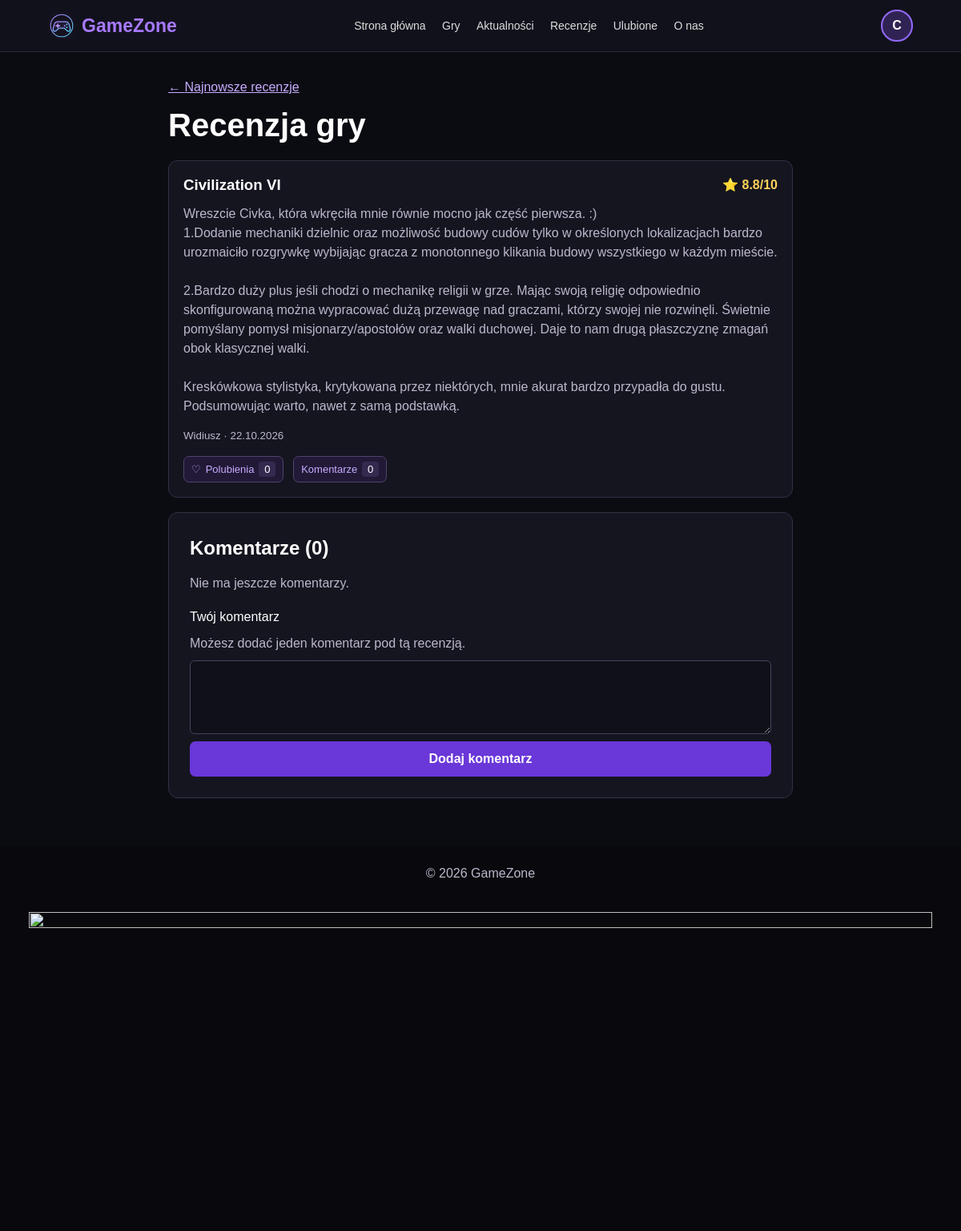
Page /php/review.php?id=7 (signed in) on the committed database.
### tables this page shows
CREATE TABLE `users` (
  `id` int(11) NOT NULL,
  `username` varchar(50) NOT NULL,
  `email` varchar(190) NOT NULL,
  `password` varchar(255) NOT NULL DEFAULT '',
  `created_at` timestamp NOT NULL DEFAULT current_timestamp(),
  `avatar_path` varchar(255) DEFAULT NULL
);

CREATE TABLE `reviews` (
  `id` int(11) NOT NULL,
  `game_id` int(11) NOT NULL,
  `author` varchar(100) NOT NULL,
  `user_id` int(11) NOT NULL,
  `content` text NOT NULL,
  `rating` decimal(3,1) NOT NULL,
  `created_at` timestamp NOT NULL DEFAULT current_timestamp()
);

CREATE TABLE `games` (
  `id` int(11) NOT NULL,
  `category_id` int(11) NOT NULL,
  `name` varchar(150) NOT NULL,
  `description` text NOT NULL,
  `image` varchar(500) DEFAULT NULL,
  `rating` decimal(3,1) DEFAULT 0.0,
  `created_at` timestamp NOT NULL DEFAULT current_timestamp()
);

### php/reviews.php (called while the page is built, shortened)
<?php
function reviewInteractionsAvailable(): bool
{
    static $available = null;
    if ($available === null) {
        $tables = getRow("SELECT COUNT(*) AS total FROM information_schema.TABLES
                          WHERE TABLE_SCHEMA = DATABASE()
                            AND TABLE_NAME IN ('review_likes', 'review_comments')");
        $available = (int) ($tables['total'] ?? 0) === 2;
    }
    return $available;
}
function fetchReviews(int $viewer, ?int $author = null, ?int $reviewId = null): array
{
    $interactions = reviewInteractionsAvailable();
    $counts = $interactions
        ? '(SELECT COUNT(*) FROM review_likes AS l WHERE l.review_id = r.id) AS like_count,
           (SELECT COUNT(*) FROM review_comments AS c WHERE c.review_id = r.id) AS comment_count,
           (mine.user_id IS NOT NULL) AS liked'
        : '0 AS like_count, 0 AS comment_count, 0 AS liked';
    $query = 'SELECT r.id, r.game_id, r.user_id, r.author, r.rating, r.content, r.created_at,
                     g.name AS game_name, ' . $counts . '
              FROM reviews AS r
              JOIN games AS g ON g.id = r.game_id';
    $where = [];
    $params = [];
    if ($interactions) {
        $query .= ' LEFT JOIN review_likes AS mine ON mine.review_id = r.id AND mine.user_id = ?';
        $params[] = $viewer;
    }
    if ($reviewId !== null) {
        $where[] = 'r.id = ?';
        $params[] = $reviewId;
    }
    if ($where) $query .= ' WHERE ' . implode(' AND ', $where);
    return getRows($query . ' ORDER BY r.created_at DESC, r.id DESC', $params);
}
function reviewPageUrl(int $id, string $from, array $params = [], string $fragment = ''): string
{
    return 'review.php?' . http_build_query(['id' => $id] + ($from === 'profile' ? ['from' => 'profile'] : []) + $params) . $fragment;
}
    ?>

### php/footer-ads.php (called while the page is built, shortened)
<?php
function nextFooterAd(array $rows, ?string $previousUrl): ?array
{
    $ads = [];
    foreach ($rows as $row) {
        $url = trim((string) $row['target_url']);
        $scheme = strtolower((string) parse_url($url, PHP_URL_SCHEME));
        if (!isset($ads[$url])) {
            $row['target_url'] = $url;
            $ads[$url] = $row;
        }
    }
    $urls = array_keys($ads);
    $last = array_search($previousUrl, $urls, true);
    $next = $last === false ? 0 : ($last + 1) % count($urls);
    return $ads[$urls[$next]];
}
function footerAdForPage(): ?array
{
    $pdo = connection(false);
    try {
        $rows = $pdo->query(
            'SELECT id, title, target_url FROM footer_ads WHERE is_active = 1 ' .
            'AND OCTET_LENGTH(image_data) BETWEEN 1 AND ' . FOOTER_AD_MAX_IMAGE_BYTES . ' ORDER BY id ASC'
        )->fetchAll();
    } catch (PDOException $error) {
        if ((string) $error->getCode() !== '42S02') {
            error_log('GameZone footer ad query: ' . $error->getCode());
        }
        return null;
    }
    $previous = $_SESSION['gz_footer_ad_previous_url'] ?? null;
    $ad = nextFooterAd($rows, is_string($previous) ? $previous : null);
    return $ad;
}

### php/layout.php (the view, shortened to what this page needs)
<?php
require_once __DIR__ . '/footer-ads.php';
function pageStart(string $title, string $page, ?array $user = null): void
{
    ?>
<!doctype html>
<html lang="pl">
<head>
    <link rel="stylesheet" href="../css/style.css?v=4">
    <link rel="stylesheet" href="../css/footer-ad.css?v=gif6">
</head>
<body>
<header class="site-header">
    <a class="logo" href="index.php"><img src="../assets/logo.svg" alt="" width="34" height="34">GameZone</a>
    <?php if ($user): ?>
    <nav aria-label="Menu główne">
        <a href="index.php">Strona główna</a>
        <a href="index.php#games">Gry</a>
        <a href="news.php"<?= $page === 'news' ? ' aria-current="page"' : '' ?>>Aktualności</a>
        <a href="index.php#reviews">Recenzje</a>
        <a href="index.php#favorites">Ulubione</a>
        <a href="index.php#about">O nas</a>
    </nav>
    <div class="header-actions">
        <a class="avatar avatar-link" href="profile.php" aria-label="Mój profil" title="Mój profil"<?= $page === 'profile' ? ' aria-current="page"' : '' ?>>
            <?php avatarMarkup($user); ?>
        </a>
    </div>
    <?php endif; ?>
</header>
    <?php
}
function pageEnd(): void
{
    $ad = footerAdForPage();
    ?>
<footer>© <?= h(date('Y')) ?> GameZone</footer>
<?php if ($ad !== null): ?>
<aside class="gz-footer-ad" aria-label="Reklama">
    <a class="gz-footer-ad__link" href="<?= h($ad['target_url']) ?>">
        <img class="gz-footer-ad__image" src="<?= h('footer-ad-image.php?id=' . $ad['id']) ?>"
             alt="" width="128" height="64" loading="lazy" decoding="async">
    </a>
</aside>
<?php endif; ?>
</body>
</html>
    <?php
}
function reviewCard(array $review, int $viewer, string $from, bool $standalone = false): void
{
    $id = (int) $review['id'];
    $liked = (bool) $review['liked'];
    ?>
    <article class="review review-interactive" id="review-<?= h($id) ?>">
        <div class="game-top">
            <h3><?= h($review['game_name']) ?></h3>
            <strong class="rating">⭐ <?= h(formatRating((float) $review['rating'])) ?></strong>
        </div>
        <p><?= h($review['content']) ?></p>
        <small><?= isset($review['author']) ? h($review['author']) . ' · ' : '' ?><?= h(displayDate($review['created_at'])) ?></small>
        <?php if (reviewInteractionsAvailable()): ?>
        <div class="review-actions">
            <form method="post" action="review-actions.php" data-live-action="like">
                <button type="submit" class="review-button<?= $liked ? ' is-liked' : '' ?>" aria-pressed="<?= $liked ? 'true' : 'false' ?>">
                    <span data-like-icon aria-hidden="true"><?= $liked ? '♥' : '♡' ?></span> Polubienia <span class="review-count"><?= h($review['like_count']) ?></span>
                </button>
            </form>
            <a class="review-button" href="<?= h(reviewPageUrl($id, $from, [], '#comments')) ?>">Komentarze <span class="review-count"><?= h($review['comment_count']) ?></span></a>
        </div>
        <?php endif; ?>
    </article>
    <?php
}
    ?>

### php/bootstrap.php (shortened to what this page needs)
<?php
function connection(bool $open = true): ?PDO
{
    static $pdo;
    if ($pdo instanceof PDO) return $pdo;
    $config = require __DIR__ . '/config.php';
    try {
        $pdo = new PDO(
            'mysql:host=' . $config['host'] . ';port=' . $config['port'] . ';dbname=' . $config['database'] . ';charset=utf8mb4',
            $config['username'],
            $config['password'],
            [PDO::ATTR_ERRMODE => PDO::ERRMODE_EXCEPTION, PDO::ATTR_DEFAULT_FETCH_MODE => PDO::FETCH_ASSOC, PDO::ATTR_EMULATE_PREPARES => false]
        );
    } catch (PDOException $error) {
        error_log('GameZone database connection error: ' . $error->getCode());
        http_response_code(503);
        exit('Nie udało się połączyć z bazą GameZone. Sprawdź, czy MySQL działa i czy dane w config.php są poprawne.');
    }
    return $pdo;
}
function db(): PDO
{
    return connection();
}
function getRows(string $query, array $params = []): array
{
    $statement = db()->prepare($query);
    $statement->execute($params);
    return $statement->fetchAll();
}
function getRow(string $query, array $params = []): ?array
{
    $statement = db()->prepare($query);
    $statement->execute($params);
    $result = $statement->fetch();
    return $result === false ? null : $result;
}
function h($value): string
{
    return htmlspecialchars((string) $value, ENT_QUOTES | ENT_SUBSTITUTE, 'UTF-8');
}
function signedInUser(): array
{
    $user = getRow('SELECT id, username, email, created_at, avatar_path FROM users WHERE id = ?', [(int) $_SESSION['user_id']]);
    return $user;
}
function initial(string $name): string
{
    $first = preg_match('/^./us', trim($name), $part) ? $part[0] : 'G';
    if (function_exists('mb_strtoupper')) return mb_strtoupper($first, 'UTF-8');
    return strtoupper(strtr($first, ['ą'=>'Ą','ć'=>'Ć','ę'=>'Ę','ł'=>'Ł','ń'=>'Ń','ó'=>'Ó','ś'=>'Ś','ź'=>'Ź','ż'=>'Ż']));
}
function avatarMarkup(array $user): void
{
    echo '<span class="avatar-initial" aria-hidden="true">' . h(initial($user['username'])) . '</span>';
}
function formatRating(float $rating): string
{
    return rtrim(rtrim(number_format($rating, 1, '.', ''), '0'), '.') . '/10';
}
function displayDate(string $value): string
{
    $stamp = strtotime($value);
    return $stamp === false ? $value : date('d.m.Y', $stamp);
}

### css/style.css (style rules this page uses)
:root { color-scheme: dark; --background: #0b0b12; --surface: #151520; --muted: #bcb8cc; --purple: #7c3df4; --pale: #c8adff; --line: #343044; }
* { box-sizing: border-box; }
html { scroll-behavior: smooth; }
body { margin: 0; color: #fff; background: var(--background); font: 16px/1.5 Arial, Helvetica, sans-serif; }
h1, h2, h3, p { margin: 0; }
h3 { line-height: 1.25; }
a { color: var(--pale); }
button, input, select, textarea { font: inherit; }
button { cursor: pointer; }
.site-header { position: sticky; top: 0; z-index: 10; display: flex; align-items: center; justify-content: space-between; gap: 16px; background: #11111c; border-bottom: 1px solid #282438; padding: 12px 5%; min-height: 64px; }
.logo { display: flex; align-items: center; gap: 8px; white-space: nowrap; color: #a779ff; font-size: 23px; font-weight: bold; text-decoration: none; }
.site-header nav { display: flex; flex-wrap: wrap; justify-content: center; gap: 8px clamp(12px, 1.7vw, 24px); }
.site-header nav a { text-decoration: none; color: #ddd; font-size: 14px; }
.header-actions { display: flex; align-items: center; gap: 12px; min-width: 0; }
.avatar { display: grid; flex: none; place-items: center; position: relative; overflow: hidden; width: 40px; height: 40px; border: 2px solid #936aff; border-radius: 50%; background: #302354; color: #fff; font-weight: bold; }
.avatar-link { text-decoration: none; }
.game-card, .review { min-width: 0; border: 1px solid var(--line); border-radius: 11px; overflow: hidden; background: var(--surface); }
.game-info, .review { padding: 18px; }
.game-info p, .review p { color: var(--muted); margin-bottom: 12px; overflow-wrap: anywhere; }
.review p { margin-top: 12px; white-space: pre-wrap; }
.review small { color: var(--muted); }
.game-top { display: flex; align-items: center; justify-content: space-between; gap: 10px; }
.game-top h3 { overflow-wrap: anywhere; }
.rating { color: #ffd35b; white-space: nowrap; }
footer { padding: 22px; text-align: center; color: var(--muted); background: #08080d; }
.review-interactive { scroll-margin-top: 140px; }
.review-actions, .review-owner-actions { display: flex; flex-wrap: wrap; align-items: center; gap: 8px 12px; margin-top: 14px; }
.review-actions form, .review-comments form { margin: 0; }
.review-button { display: inline-flex; align-items: center; gap: 6px; padding: 6px 9px; border: 1px solid #51436d; border-radius: 7px; background: #211936; color: var(--pale); font-size: 13px; text-decoration: none; }
.review-count { min-width: 1.6em; padding: 0 .3em; text-align: center; border-radius: 4px; background: #362950; color: #fff; font-variant-numeric: tabular-nums; }

### css/footer-ad.css (style rules this page uses)
.gz-footer-ad { padding: 0.875rem 3% 1.375rem; background: #08080d; }
.gz-footer-ad__link { position: relative; display: block; max-width: 1280px; margin-inline: auto; border-radius: 0.6rem; text-decoration: none; }
.gz-footer-ad__link > .gz-footer-ad__image { display: block; width: 100%; height: auto; aspect-ratio: 3 / 1; object-fit: contain; object-position: center; }

### rows in the picture
users: username "C"
reviews: game.name "Civilization VI", rating "8.8/10", content "Wreszcie Civka, która wkręciła mnie równie mocno jak część pierwsza. :) 1.Dodanie mechaniki dzielnic oraz możliwość budowy cudów tylko w określonych lokalizacjach bardzo urozmaiciło rozgrywkę wybijając gracza z monotonnego klikania budowy wszystkiego w każdym mieście. 2.Bardzo duży plus jeśli chodzi o mechanikę religii w grze. Mając swoją religię odpowiednio skonfigurowaną można wypracować dużą przewagę nad graczami, którzy swojej nie rozwinęli. Świetnie pomyślany pomysł misjonarzy/apostołów oraz walki duchowej. Daje to nam drugą płaszczyznę zmagań obok klasycznej walki. Kreskówkowa stylistyka, krytykowana przez niektórych, mnie akurat bardzo przypadła do gustu. Podsumowując warto, nawet z…", author "Widiusz", created_at "22.10.2026"

### other values in the picture
$review['like_count'] "0"
$review['comment_count'] "0"
count($comments) "0"
